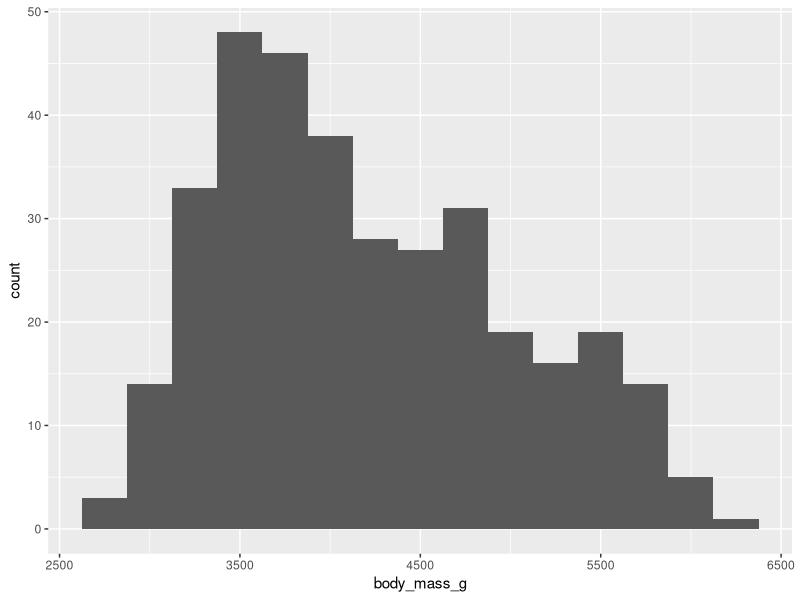
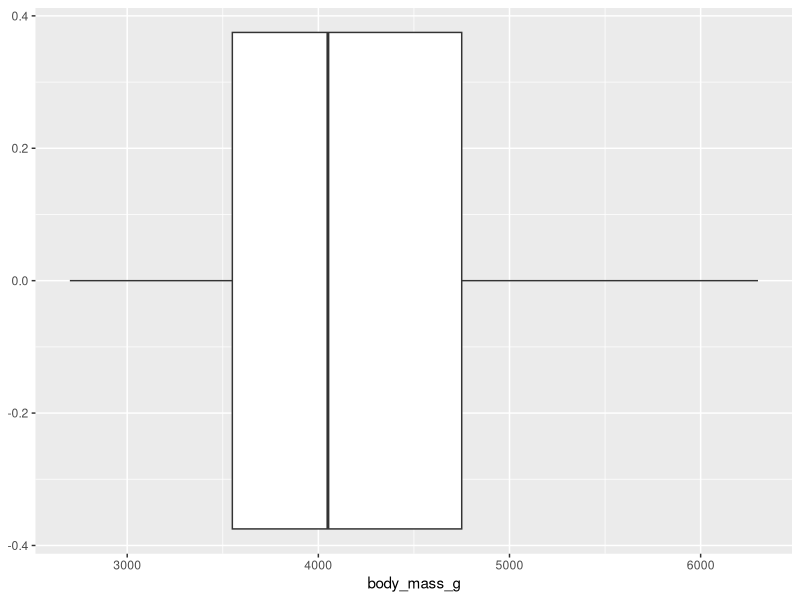
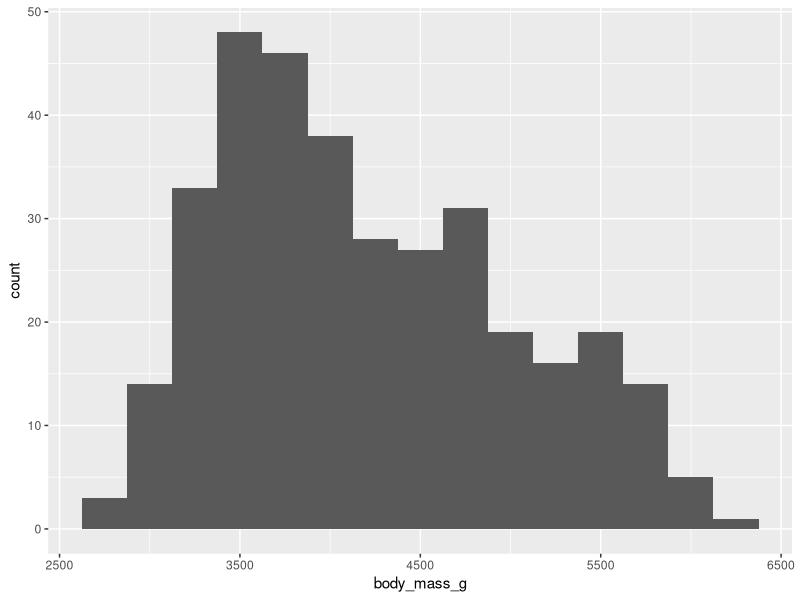
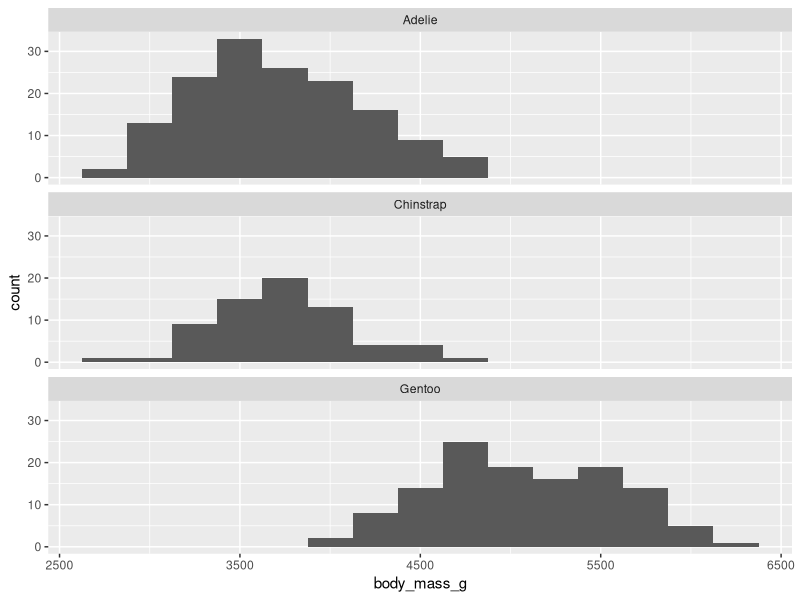
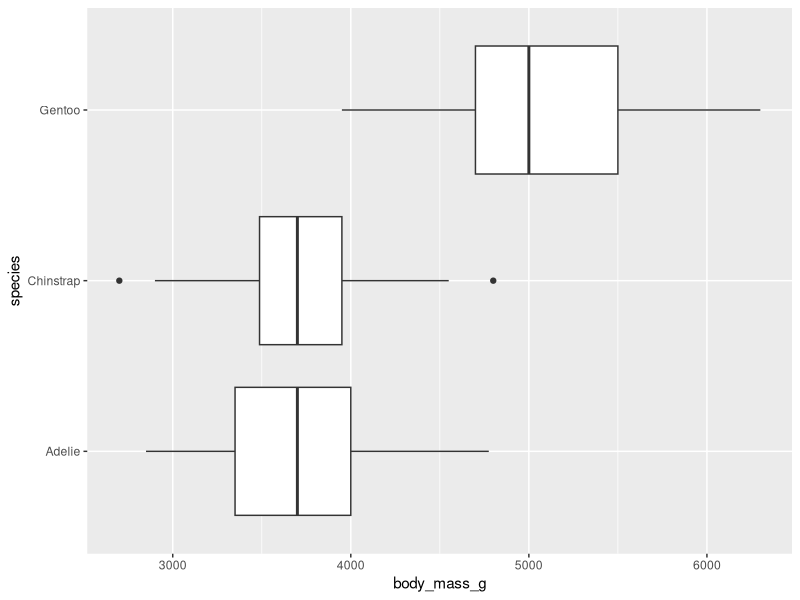
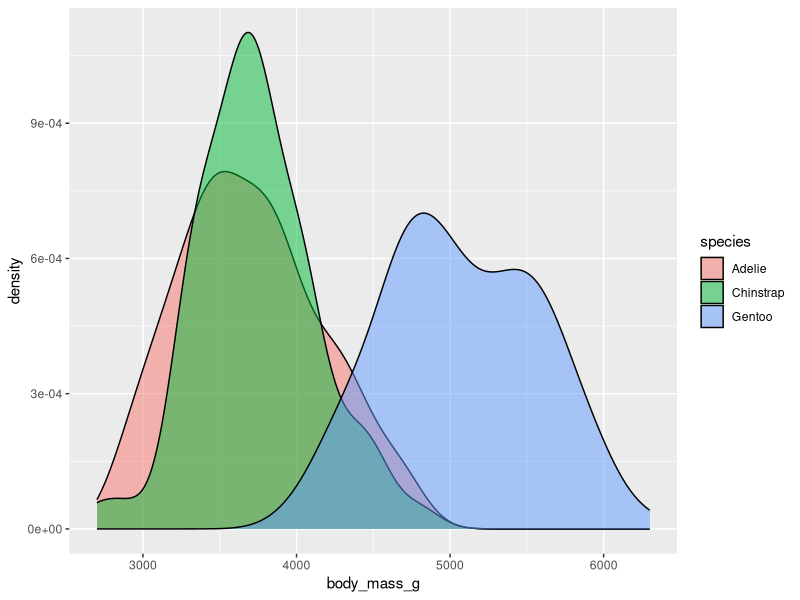
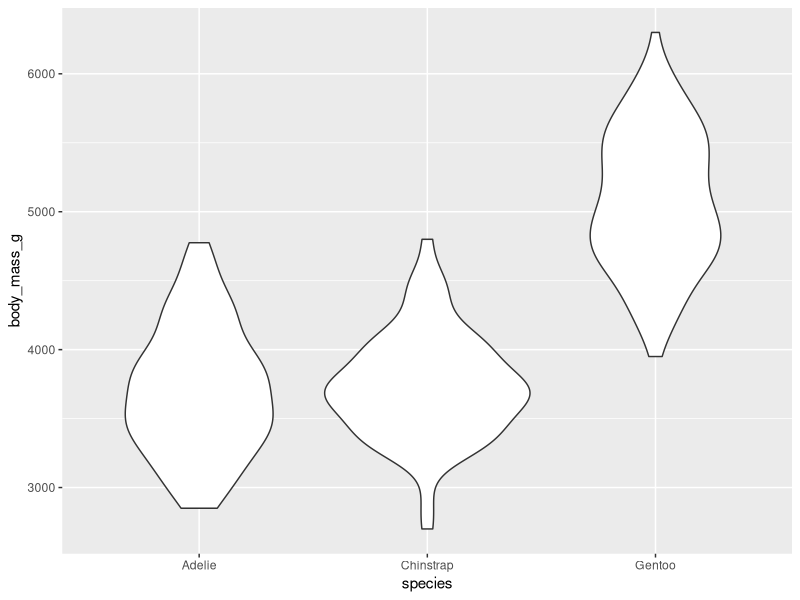
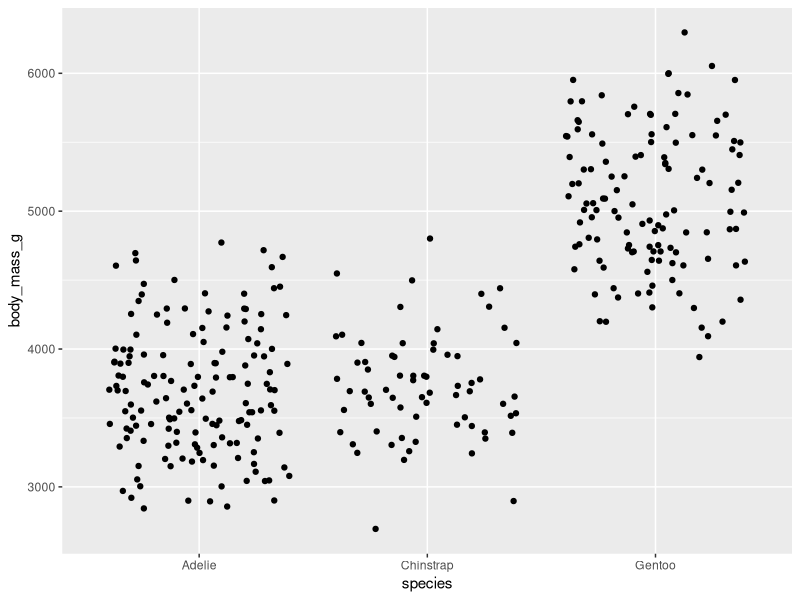

The R script that drew these images, in order:
## ---- chunk 1
#| label: load-packages
#| message: false
library(tidyverse)
library(palmerpenguins)
library(ggbeeswarm)
## ---- chunk 2
#| label: glimpse
glimpse(penguins)
## ---- chunk 3
#| label: histogram-weight
ggplot(penguins, aes(x = body_mass_g)) +
    geom_histogram(binwidth = 250)
## ---- chunk 4
#| label: boxplot-weight
ggplot(penguins, aes(x = body_mass_g)) +
    geom_boxplot() 
## ---- chunk 5
#| label: histogram-weight-species
ggplot(penguins, aes(x = body_mass_g)) +
    geom_histogram(binwidth = 250)
## ---- chunk 6
#| label: histogram-weight-species-facet
ggplot(penguins, aes(x = body_mass_g)) +
    geom_histogram(binwidth = 250) +
    facet_wrap(~species, ncol = 1)
## ---- chunk 7
#| label: boxplot-weight-species
ggplot(penguins, aes(x = body_mass_g, y = species)) +
    geom_boxplot() 
## ---- chunk 8
#| label: density-weight-species
ggplot(penguins, aes(x = body_mass_g, fill = species)) +
    geom_density(alpha = 0.5) 
## ---- chunk 9
#| label: violin-weight-species
ggplot(penguins, aes(y = body_mass_g, x = species)) +
    geom_violin() 
## ---- chunk 10
#| label: jitter-weight-species
ggplot(penguins, aes(y = body_mass_g, x = species)) + 
    geom_jitter()
## ---- chunk 11
#| label: beeswarm-weight-species
ggplot(penguins, aes(y = body_mass_g, x = species)) + 
    geom_beeswarm()
## ---- chunk 12
#| label: multi-geoms
ggplot(penguins, aes(y = body_mass_g, x = species)) + 
    geom_beeswarm() +
    geom_boxplot(alpha = 0.5)   
## ---- chunk 13
#| label: multi-geoms-facet
# add code here
## ---- chunk 14
#| label: barplot
# add code here
## ---- chunk 15
#| label: cat-cat
# add code here
## ---- chunk 16
# add code here
